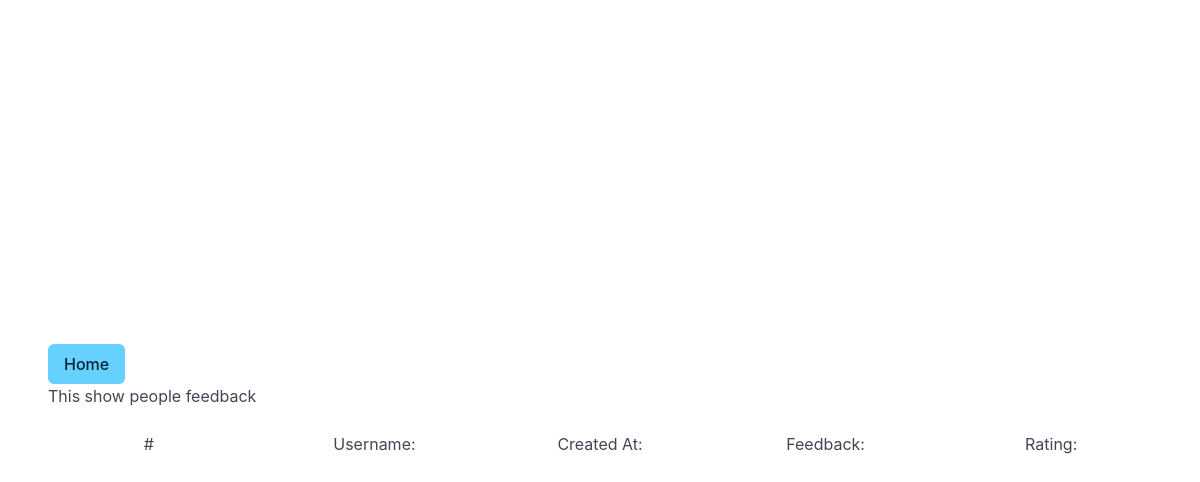
/diyconn/admin-feedback/ (signed in), run on an earlier commit of the app's database.
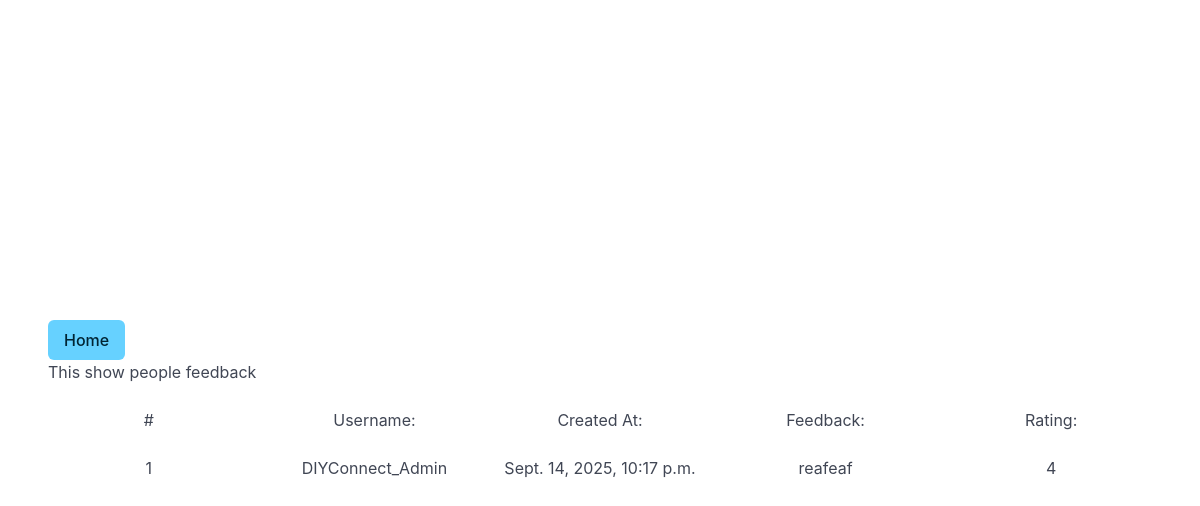
And on a later commit of the database.
### main/models.py (models this page shows)
class Feedback(models.Model):
    ID = models.AutoField(primary_key=True)
    created_at = models.DateTimeField(auto_now_add=True)
    feedback_msg = models.TextField()
    rate = models.IntegerField(default =0)
    username =models.CharField(max_length=255)

### main/views.py (the view)
# urls.py: path('diyconn/admin-feedback/', views.admin_feedbackCheck,  name="admin_feedbackCheck"),
@user_passes_test(superuser_required)
@login_required
def admin_feedbackCheck(request):
    f = Feedback.objects.all().order_by("-created_at")
    print(f)
    context ={
        "feedbacks": f
    }
    return render(request,'main/admin_temp/admin_feedback_check.html', context)

### main/views.py (called while the page is built)
def superuser_required(user):
    return user.is_superuser

### main/templates/main/admin_temp/admin_feedback_check.html (shortened to what this page needs)
{% extends './admin_temp.html' %}
    {% block content %}
    <a href="{% url 'main:admin_dashboard' %}" class="button is-info">Home</a>
    <h1 class="mb-5">This show people feedback</h1>
    <div class="columns border-admin is-vcentered">
      <div class="column has-text-centered">
        <h1>#</h1>
      </div>
      <div class="column has-text-centered">
        <h1>Username:</h1>
      </div>
      <div class="column has-text-centered">
        <h1>Created At:</h1>
      </div>
      <div class="column has-text-centered">
        <h1>Feedback:</h1>
      </div>
      <div class="column has-text-centered">
        <h1>Rating:</h1>
      </div>
    </div>
    {% for feedback in feedbacks %}
    <div class="columns border-admin is-vcentered">
      <div class="column has-text-centered">
        <h1>{{ forloop.counter }}</h1>
      </div>
      <div class="column has-text-centered">
        <h1>{{ feedback.username }}</h1>
      </div>
      <div class="column has-text-centered">
        <h1>{{ feedback.created_at }}</h1>
      </div>
      <div class="column has-text-centered">
        <h1>{{ feedback.feedback_msg }}</h1>
      </div>
      <div class="column has-text-centered">
        <h1>{{ feedback.rate }}</h1>
      </div>
    </div>
    {% endfor %}
    {% endblock content %}

What changed in the data, as far as the page shows it:
added Feedback: username "DIYConnect_Admin", created_at "Sept. 14, 2025, 10:17 p.m.", feedback_msg "reafeaf", rate "4"
